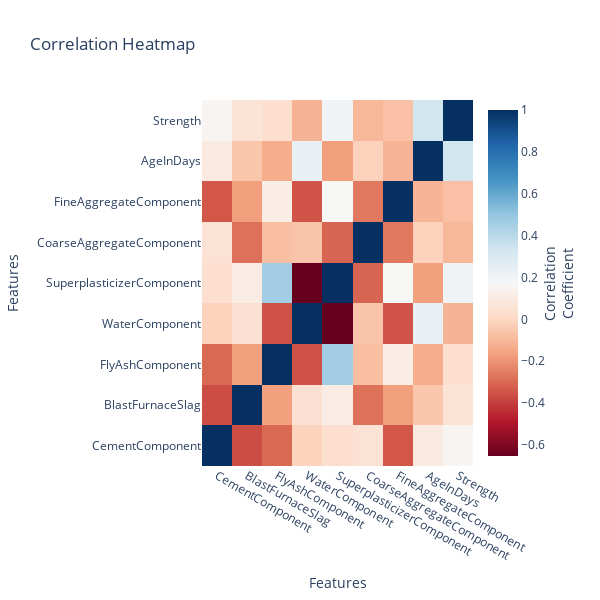

This figure's notebook cell:
### Code cell
# Create a heatmap trace
heatmap = go.Heatmap(
    z=corr.values, # correlation matrix values
    x=corr.index.values, # column names as x-axis labels
    y=corr.columns.values, # row names as y-axis labels
    colorscale='RdBu', # color scale
    colorbar=dict(title='Correlation<br>Coefficient', titleside='right'), # colorbar title
)

# Define the layout
layout = go.Layout(
    title='Correlation Heatmap',
    width=600,
    height=600,
    xaxis=dict(title='Features'),
    yaxis=dict(title='Features'),
)

# Create a Figure object
fig = go.Figure(data=[heatmap], layout=layout)

# Show the plot
fig.show()

### Figure 1 — Plotly figure (JSON) as saved in the notebook; plotly's stock layout.template omitted (floating-point values rounded to 4 significant figures)
{"data": [{"colorbar": {"title": {"side": "right", "text": "Correlation<br>Coefficient"}}, "colorscale": [[0, "rgb(103,0,31)"], [0.1, "rgb(178,24,43)"], [0.2, "rgb(214,96,77)"], [0.3, "rgb(244,165,130)"], [0.4, "rgb(253,219,199)"], [0.5, "rgb(247,247,247)"], [0.6, "rgb(209,229,240)"], [0.7, "rgb(146,197,222)"], [0.8, "rgb(67,147,195)"], [0.9, "rgb(33,102,172)"], [1, "rgb(5,48,97)"]], "type": "heatmap", "x": ["CementComponent", "BlastFurnaceSlag", "FlyAshComponent", "WaterComponent", "SuperplasticizerComponent", "CoarseAggregateComponent", "FineAggregateComponent", "AgeInDays", "Strength"], "y": ["CementComponent", "BlastFurnaceSlag", "FlyAshComponent", "WaterComponent", "SuperplasticizerComponent", "CoarseAggregateComponent", "FineAggregateComponent", "AgeInDays", "Strength"], "z": [[1, -0.3665, -0.3002, -0.01326, 0.03106, 0.05176, -0.342, 0.0964, 0.158], [-0.3665, 1, -0.1689, 0.04522, 0.11, -0.2825, -0.1721, -0.0552, 0.05751], [-0.3002, -0.1689, 1, -0.3566, 0.4607, -0.07774, 0.1144, -0.1319, 0.03161], [-0.01326, 0.04522, -0.3566, 1, -0.6526, -0.06215, -0.348, 0.2356, -0.1137], [0.03106, 0.11, 0.4607, -0.6526, 1, -0.3091, 0.1707, -0.1687, 0.2082], [0.05176, -0.2825, -0.07774, -0.06215, -0.3091, 1, -0.2636, -0.01792, -0.09841], [-0.342, -0.1721, 0.1144, -0.348, 0.1707, -0.2636, 1, -0.1101, -0.0739], [0.0964, -0.0552, -0.1319, 0.2356, -0.1687, -0.01792, -0.1101, 1, 0.3342], [0.158, 0.05751, 0.03161, -0.1137, 0.2082, -0.09841, -0.0739, 0.3342, 1]]}], "layout": {"height": 600, "title": {"text": "Correlation Heatmap"}, "width": 600, "xaxis": {"title": {"text": "Features"}}, "yaxis": {"title": {"text": "Features"}}}}
